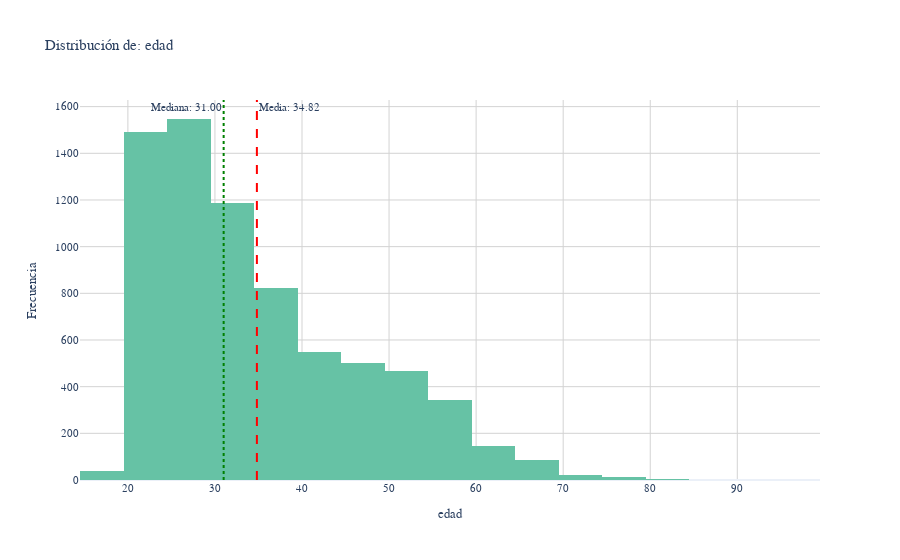
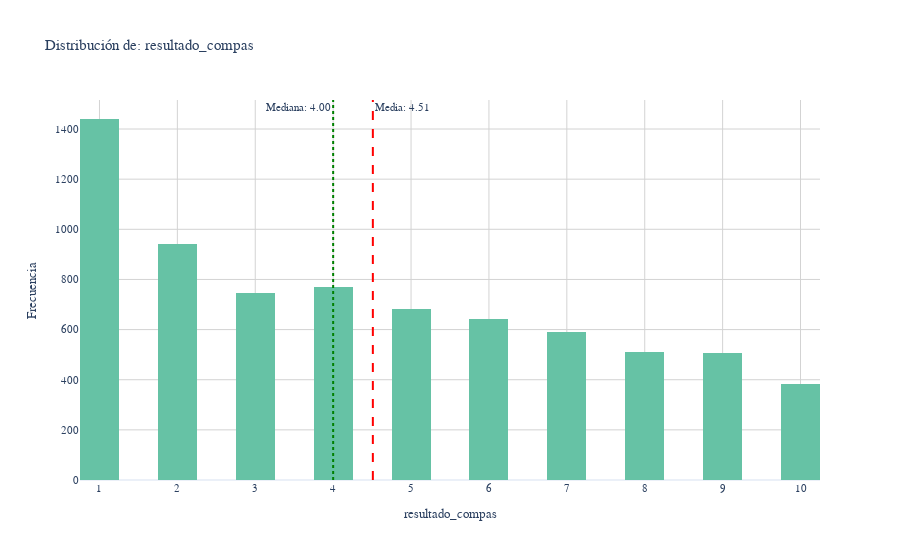
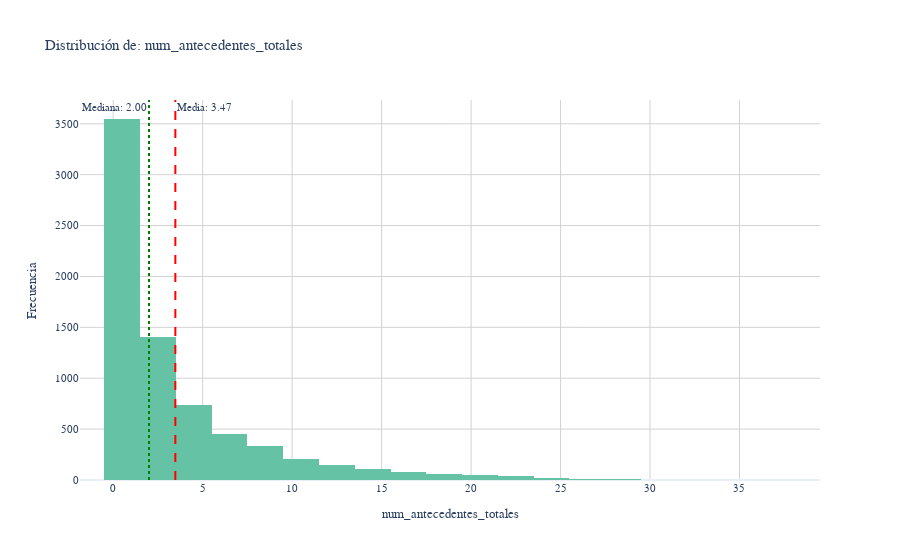

Notebook code for these charts, in order:
### Markdown cell above
Con estos tres histogramas seleccionados queremos visualizar las distribuciones sobre la edad, la puntuación Compas y el número de antecedentes totales.

### Code cell
# Función para generar histogramas múltiples
def plot_histograms(df, numeric_vars, bins=20):
    """
    Genera histogramas para una lista de variables numéricas usando la librería propia.
    """
    for var in numeric_vars:
        try:
            prop.graficar_histograma_px(df, var)
        except Exception as e:
            print(f"[Aviso] No se pudo graficar histograma de {var}: {e}")


# Variables numéricas que queremos graficar
numeric_vars = [c for c in ['edad', 'resultado_compas', 'num_antecedentes_totales'] if c in df_twoyears.columns]

# Variables categóricas que queremos graficar
cat_vars = [c for c in ['genero', 'etnia', 'rango_edad', 'resultado_compas_grado', 'reincide'] if c in df_twoyears.columns]


# ---- Ejecución punto 6.1 ----
# Histogramas
plot_histograms(df_twoyears, numeric_vars)

### Figure 1 — Plotly figure (JSON) as saved in the notebook; plotly's stock layout.template omitted (floating-point values rounded to 4 significant figures; data arrays with more than 128 entries replaced by an {"elided": "..."} marker saying what was removed)
{"data": [{"bingroup": "x", "hovertemplate": "edad=%{x}<br>count=%{y}<extra></extra>", "legendgroup": "", "marker": {"color": "rgb(102,194,165)", "pattern": {"shape": ""}}, "name": "", "nbinsx": 20, "orientation": "v", "showlegend": false, "type": "histogram", "x": {"elided": "7214 int values"}, "xaxis": "x", "yaxis": "y"}], "layout": {"annotations": [{"showarrow": false, "text": "Media: 34.82", "x": 34.82, "xanchor": "left", "xref": "x", "y": 1, "yanchor": "top", "yref": "y domain"}, {"showarrow": false, "text": "Mediana: 31.00", "x": 31, "xanchor": "right", "xref": "x", "y": 1, "yanchor": "top", "yref": "y domain"}], "barmode": "relative", "legend": {"tracegroupgap": 0}, "shapes": [{"line": {"color": "red", "dash": "dash"}, "type": "line", "x0": 34.82, "x1": 34.82, "xref": "x", "y0": 0, "y1": 1, "yref": "y domain"}, {"line": {"color": "green", "dash": "dot"}, "type": "line", "x0": 31, "x1": 31, "xref": "x", "y0": 0, "y1": 1, "yref": "y domain"}], "title": {"text": "Distribución de: edad"}, "xaxis": {"anchor": "y", "domain": [0, 1], "title": {"text": "edad"}}, "yaxis": {"anchor": "x", "domain": [0, 1], "title": {"text": "Frecuencia"}}}}

### Figure 2 — Plotly figure (JSON) as saved in the notebook; plotly's stock layout.template omitted (floating-point values rounded to 4 significant figures; data arrays with more than 128 entries replaced by an {"elided": "..."} marker saying what was removed)
{"data": [{"bingroup": "x", "hovertemplate": "resultado_compas=%{x}<br>count=%{y}<extra></extra>", "legendgroup": "", "marker": {"color": "rgb(102,194,165)", "pattern": {"shape": ""}}, "name": "", "nbinsx": 20, "orientation": "v", "showlegend": false, "type": "histogram", "x": {"elided": "7214 int values"}, "xaxis": "x", "yaxis": "y"}], "layout": {"annotations": [{"showarrow": false, "text": "Media: 4.51", "x": 4.51, "xanchor": "left", "xref": "x", "y": 1, "yanchor": "top", "yref": "y domain"}, {"showarrow": false, "text": "Mediana: 4.00", "x": 4, "xanchor": "right", "xref": "x", "y": 1, "yanchor": "top", "yref": "y domain"}], "barmode": "relative", "legend": {"tracegroupgap": 0}, "shapes": [{"line": {"color": "red", "dash": "dash"}, "type": "line", "x0": 4.51, "x1": 4.51, "xref": "x", "y0": 0, "y1": 1, "yref": "y domain"}, {"line": {"color": "green", "dash": "dot"}, "type": "line", "x0": 4, "x1": 4, "xref": "x", "y0": 0, "y1": 1, "yref": "y domain"}], "title": {"text": "Distribución de: resultado_compas"}, "xaxis": {"anchor": "y", "domain": [0, 1], "title": {"text": "resultado_compas"}}, "yaxis": {"anchor": "x", "domain": [0, 1], "title": {"text": "Frecuencia"}}}}

### Figure 3 — Plotly figure (JSON) as saved in the notebook; plotly's stock layout.template omitted (floating-point values rounded to 4 significant figures; data arrays with more than 128 entries replaced by an {"elided": "..."} marker saying what was removed)
{"data": [{"bingroup": "x", "hovertemplate": "num_antecedentes_totales=%{x}<br>count=%{y}<extra></extra>", "legendgroup": "", "marker": {"color": "rgb(102,194,165)", "pattern": {"shape": ""}}, "name": "", "nbinsx": 20, "orientation": "v", "showlegend": false, "type": "histogram", "x": {"elided": "7214 int values"}, "xaxis": "x", "yaxis": "y"}], "layout": {"annotations": [{"showarrow": false, "text": "Media: 3.47", "x": 3.472, "xanchor": "left", "xref": "x", "y": 1, "yanchor": "top", "yref": "y domain"}, {"showarrow": false, "text": "Mediana: 2.00", "x": 2, "xanchor": "right", "xref": "x", "y": 1, "yanchor": "top", "yref": "y domain"}], "barmode": "relative", "legend": {"tracegroupgap": 0}, "shapes": [{"line": {"color": "red", "dash": "dash"}, "type": "line", "x0": 3.472, "x1": 3.472, "xref": "x", "y0": 0, "y1": 1, "yref": "y domain"}, {"line": {"color": "green", "dash": "dot"}, "type": "line", "x0": 2, "x1": 2, "xref": "x", "y0": 0, "y1": 1, "yref": "y domain"}], "title": {"text": "Distribución de: num_antecedentes_totales"}, "xaxis": {"anchor": "y", "domain": [0, 1], "title": {"text": "num_antecedentes_totales"}}, "yaxis": {"anchor": "x", "domain": [0, 1], "title": {"text": "Frecuencia"}}}}
